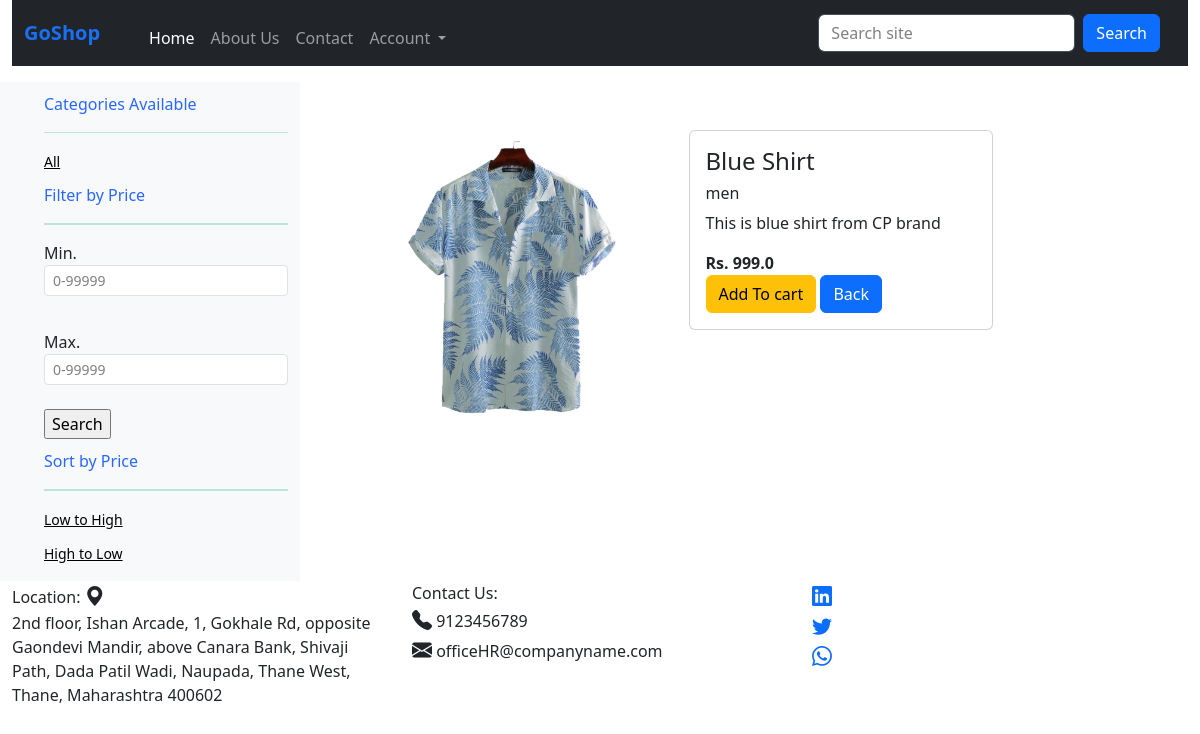
The page /details/1 on the database its author committed.
### clothapp/models.py (models this page shows)
class Cloth(models.Model):
    name=models.CharField(max_length=40)
    category=models.CharField(max_length=40)
    brand=models.CharField(max_length=40)
    price=models.FloatField()
    quantity=models.IntegerField()
    size=models.IntegerField()
    details=models.CharField(max_length=100)
    imagepath=models.ImageField(upload_to='image',default='')

### clothapp/views.py (the view)
# urls.py: path('details/<int:clothid>',views.clothDetails),
def clothDetails(request,clothid):
    data=Cloth.objects.get(id=clothid)
    context={}
    context['cloth']=data
    return render(request,'details.html',context)

### templates/details.html
{% extends 'base.html' %}
{% load static %}
{% block 'main' %}
<div class="  row mt-2">
    <div class="col-6  ">
       <img src="{{ cloth.imagepath.url }}" height="300px" width="100%"  alt="">
    </div>
    <div class="col-6">
       <div class="card" style="width: 100%;">
          <div class="card-body">
            <h4 class="card-title">{{ cloth.name }}</h4>
            <h6>{{cloth.category}}</h6>
            <p class="card-text">{{ cloth.details }}</p>
            <strong>Rs. {{cloth.price}}</strong><br>
            <a href="/addtocart/{{cloth.id}}" class="btn btn-warning">Add To cart</a>
            <a href="/" class="btn btn-primary">Back</a>
          </div>
        </div>
    </div>
 </div>
{% endblock 'main' %}

### rows shown on the page
Cloth: imagepath (picture), name "Blue Shirt", category "men", details "This is blue shirt from CP brand", price "999.0"
